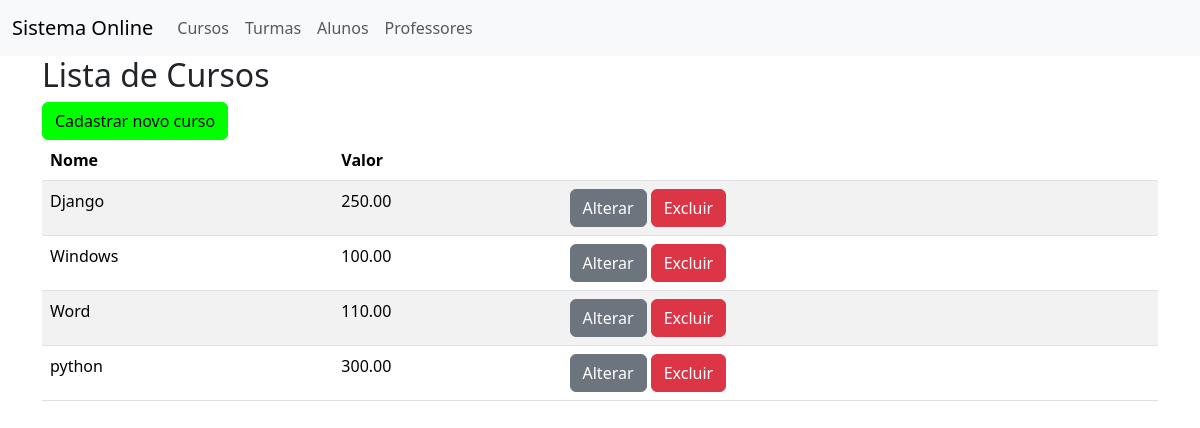
The page /listarcursos on the database as committed earlier.
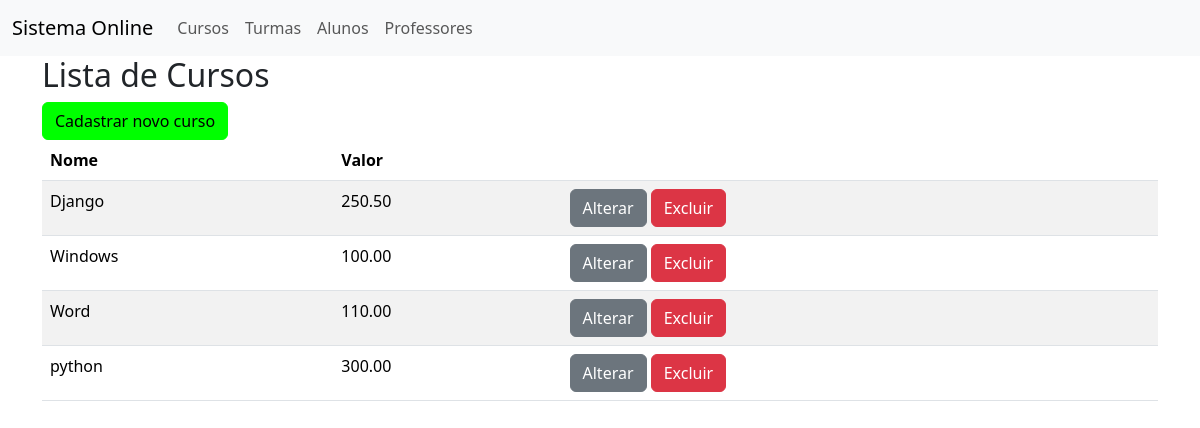
The same page on the database as committed later.
### cadastro/models.py (models this page shows, shortened)
class Curso(models.Model):
    nome = models.CharField(max_length=50)
    valor = models.DecimalField(max_digits=9, decimal_places=2)

### cadastro/views.py (the view)
# urls.py: path('listarcursos', views.listarcursos, name='listarcursos'),
def listarcursos(request):
    cursos = Curso.objects.order_by('nome')
    return render(request, 'listarcursos.html', {'cursos': cursos})

### cadastro/templates/listarcursos.html
{% extends 'base.html' %}
{% block content%}
    <h2>Lista de Cursos</h2>
    <a href="{% url 'incluircurso' %}" class="btn btn-primary">
        Cadastrar novo curso
    </a>
    <table class="table table-striped">
        <thead>
            <tr>
                <th>Nome</th>
                <th>Valor</th>
                <th></th>
            </tr>
        </thead>
        <tbody>
            {% for c in cursos %}
            <tr>
                <td>
                    {{ c.nome }}
                </td>
                <td>
                    {{ c.valor }}
                </td>
                <td>
                    <a href= "{% url 'alterarcurso' c.id %}" class="btn btn-secondary"> Alterar </a>
                    <a href= " {% url 'excluircurso' c.id %}" class= "btn btn-danger">Excluir</a>
                </td>
            </tr>
            {% endfor %}
        </tbody>
    </table>
{% endblock %}

Rows that differ between the two databases and show on the page:
changed Curso "Django": valor "250.00" → "250.50"
